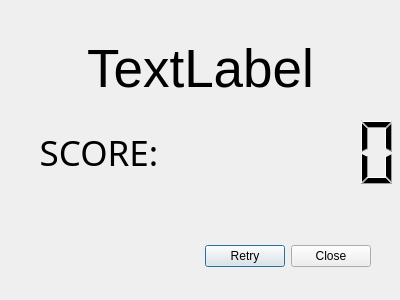
<?xml version="1.0" encoding="UTF-8"?>
<ui version="4.0">
 <class>resultDialog</class>
 <widget class="QDialog" name="resultDialog">
  <property name="geometry">
   <rect>
    <x>0</x>
    <y>0</y>
    <width>400</width>
    <height>300</height>
   </rect>
  </property>
  <property name="windowTitle">
   <string>Result</string>
  </property>
  <widget class="QDialogButtonBox" name="buttonBox">
   <property name="geometry">
    <rect>
     <x>30</x>
     <y>240</y>
     <width>341</width>
     <height>32</height>
    </rect>
   </property>
   <property name="orientation">
    <enum>Qt::Horizontal</enum>
   </property>
   <property name="standardButtons">
    <set>QDialogButtonBox::Close|QDialogButtonBox::Retry</set>
   </property>
  </widget>
  <widget class="QWidget" name="layoutWidget">
   <property name="geometry">
    <rect>
     <x>0</x>
     <y>30</y>
     <width>401</width>
     <height>161</height>
    </rect>
   </property>
   <layout class="QGridLayout" name="gridLayout">
    <item row="0" column="0" colspan="2">
     <widget class="QLabel" name="label">
      <property name="font">
       <font>
        <pointsize>40</pointsize>
       </font>
      </property>
      <property name="text">
       <string>TextLabel</string>
      </property>
      <property name="alignment">
       <set>Qt::AlignCenter</set>
      </property>
     </widget>
    </item>
    <item row="1" column="1">
     <widget class="QLCDNumber" name="lcdNumber">
      <property name="frameShape">
       <enum>QFrame::NoFrame</enum>
      </property>
     </widget>
    </item>
    <item row="1" column="0">
     <widget class="QLabel" name="label_2">
      <property name="font">
       <font>
        <family>TakaoPGothic</family>
        <pointsize>26</pointsize>
       </font>
      </property>
      <property name="text">
       <string>SCORE:</string>
      </property>
      <property name="alignment">
       <set>Qt::AlignCenter</set>
      </property>
     </widget>
    </item>
   </layout>
  </widget>
 </widget>
 <resources/>
 <connections>
  <connection>
   <sender>buttonBox</sender>
   <signal>accepted()</signal>
   <receiver>resultDialog</receiver>
   <slot>accept()</slot>
   <hints>
    <hint type="sourcelabel">
     <x>248</x>
     <y>254</y>
    </hint>
    <hint type="destinationlabel">
     <x>157</x>
     <y>274</y>
    </hint>
   </hints>
  </connection>
  <connection>
   <sender>buttonBox</sender>
   <signal>rejected()</signal>
   <receiver>resultDialog</receiver>
   <slot>reject()</slot>
   <hints>
    <hint type="sourcelabel">
     <x>316</x>
     <y>260</y>
    </hint>
    <hint type="destinationlabel">
     <x>286</x>
     <y>274</y>
    </hint>
   </hints>
  </connection>
 </connections>
</ui>
